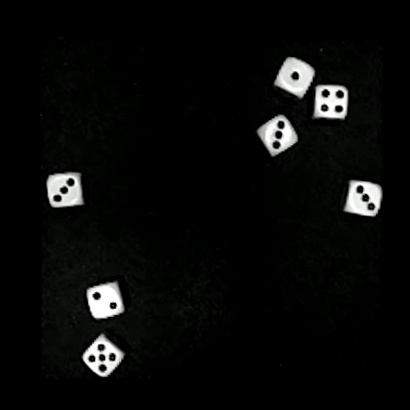
#> input picture test_images/Dice (5).jpg, 410 x 410 px, found by its file name
$ jupyter execute --allow-errors 'Dice Counter using Canny.ipynb'
#> lines starting #> are read from the running program, lines starting #| are printed output that depends on the picture; after the words box and inside, x2 and y2 are one past the last pixel; in counts of white or black regions, pixels touching at a corner belong together
[cell 1]
import numpy as np
import numpy.ma as ma
import matplotlib.pyplot as plt
import cv2 as cv
import random as rng
from math import ceil

print(cv.__version__)

# Functions used

[cell 2]
def findDice(image, show_figures=False):
    # Description: Find the dice in the image and return their bounding boxes.
    # Input: image - the image to process
    # Output: dice_rects - a list of bounding boxes for the dice found in the image.

    img_orig = image.copy() # Create a copy of the original image

    # Grayscale the image
    img_gray = cv.cvtColor(img_orig, cv.COLOR_BGR2GRAY)
    # Blurring the image
    img_blur = cv.blur(img_gray, (3,3))
    # Detect edges using Canny
    threshold = 200 # Threshold for Canny edge detection
    canny_output = cv.Canny(img_blur, threshold, threshold * 2)
    # Find Contours
    contours, hierarchy = cv.findContours(canny_output, cv.RETR_TREE, cv.CHAIN_APPROX_SIMPLE)
    # Draw Contours
    img_contours = image.copy()# np.zeros(img_orig.shape, np.uint8)

    dice_rects = [] # List to hold the bounding boxes of the dice found
    for contour in contours:
        # Approximate the contour to a polygon, this reduces the number of points in the contour
        # and makes it easier to fit a bounding rectangle.
        epsilon = 0.01*cv.arcLength(contour, True)
        approx_poly = cv.approxPolyDP(contour, epsilon, True)
        # Fitting/Bounding Rectangle
        rect = cv.minAreaRect(approx_poly)
        box = cv.boxPoints(rect)
        box = np.astype(box, int)
        # Box Area and Perimeter
        box_area = cv.contourArea(box)
        # Filter box by area add to dice_rects then draw the boxes
        if (box_area > 800 and box_area < 1500):
            dice_rects.append(np.astype(box, int))
            color = (rng.randint(0,256), rng.randint(0,256), rng.randint(0,256))
            cv.drawContours(img_contours, [box], 0, color, 3, cv.LINE_8, hierarchy, 0)

    return dice_rects

# [141 lines left out: functions remove_similar_rects, remove_similar_circs, crop_box, find_dots, showImg, draw_rectangles, not called in this run]

def count_dice(image, show_figure = False):
    img = cv.cvtColor(image.copy(), cv.COLOR_RGB2BGR)
    img_scale = image.shape[0] / 2048

    box_coords = findDice(img, show_figures=True)

    dice_coords = remove_similar_rects(box_coords)
    img_dice = draw_rectangles(img, dice_coords, color=(255,0,0))
    num_of_dice = len(dice_coords)

    dots_found = []
    for die_coords in dice_coords:
        die = crop_box(img, die_coords)

        dots_coords = find_dots(die, show_figures=False)
        dots_coords = remove_similar_circs(dots_coords)

        num_of_dots = len(dots_coords)
        dots_found.append(num_of_dots)

        if show_figure:
            cv.putText(img_dice, f'{num_of_dots}', die_coords[1], cv.FONT_HERSHEY_SIMPLEX, round(3*img_scale), (0,0,0), round(15*img_scale), cv.LINE_AA)
            cv.putText(img_dice, f'{num_of_dots}', die_coords[1], cv.FONT_HERSHEY_SIMPLEX, round(3*img_scale), (255,255,0), round(3*img_scale), cv.LINE_AA)

    if show_figure:
        cv.putText(img_dice, f'Dice:{num_of_dice}', (0,image.shape[1]), cv.FONT_HERSHEY_SIMPLEX, round(3*img_scale), (0,0,0), round(15*img_scale), cv.LINE_AA)
        cv.putText(img_dice, f'Dice:{num_of_dice}', (0,image.shape[1]), cv.FONT_HERSHEY_SIMPLEX, round(3*img_scale), (255,255,0), round(3*img_scale), cv.LINE_AA)
        showImg(img_dice)

    if dots_found == []:
        print('empty')
    return dots_found

# Result on a sample image

[cell 3]
image = cv.imread(f'photos/test-images/dice (5).jpg')
#> image is the input picture: shape (410, 410, 3); mean B, G, R 9.6, 10.7, 10

plt.imshow(image)
plt.title('Original Image')
plt.axis('off')
plt.show()

#> (the rest of this cell did not finish here and is left out)

#> in findDice, `canny_output = cv.Canny(img_blur, threshold, threshold * 2)`:
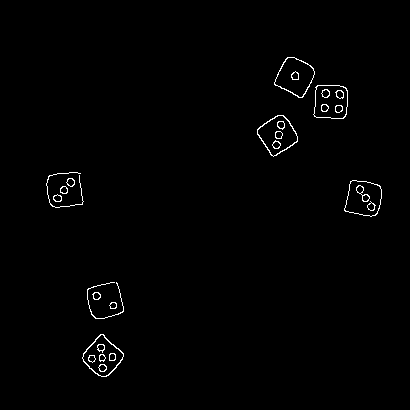
#> canny_output: shape (410, 410); 0.92% white in thin lines or dots, all inside (x1, y1, x2, y2) = (46, 57, 382, 377)
#> in findDice, `contours, hierarchy = cv.findContours(canny_output, cv.RETR_TREE, cv.C..`: contours = 53 contours, 2 with area under 20; largest, box (x1, y1, x2, y2) and area: (82, 334, 124, 377) 1062, (274, 57, 315, 98) 1054, (257, 115, 298, 157) 1045, (344, 180, 382, 217) 1042, (344, 180, 382, 217) 1034
#> the loop in findDice, `for contour in contours:` made 1 pass
#> (epsilon, rect) on pass 1: (1.27, ((102, 356.4), (33.78, 33.78), -46.47))
#> after the loop in findDice, `for contour in contours:`: dice_rects = []
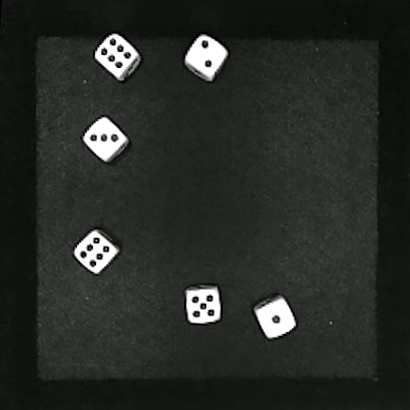
#> input picture test-images/Dice (1).jpg, 410 x 410 px, found by its file name
#> further down, img is the input picture: shape (410, 410, 3); mean B, G, R 40.5, 43.4, 41.5

# Creating the distributions and histogram

[cell 4]
data = []
#> (the rest of this cell did not finish here and is left out)

#> call 2 of findDice, with show_figures = True
#> in findDice (call 2), `canny_output = cv.Canny(img_blur, threshold, threshold * 2)`:
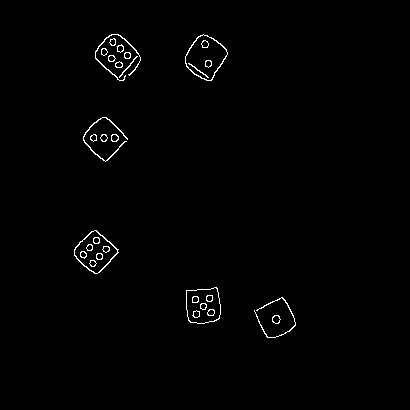
#> canny_output: shape (410, 410); 0.94% white in thin lines or dots, all inside (x1, y1, x2, y2) = (74, 34, 296, 338)
#> in findDice (call 2), `contours, hierarchy = cv.findContours(canny_output, cv.RETR_TREE, cv.C..`: contours = 57 contours, 2 with area under 20; largest, box (x1, y1, x2, y2) and area: (185, 34, 228, 81) 1276, (185, 34, 228, 81) 1220, (74, 230, 119, 274) 1144, (74, 230, 118, 274) 1072, (186, 287, 221, 324) 1058
#> the loop in findDice (call 2), `for contour in contours:` made 1 pass
#> (epsilon, rect, box) on pass 1: (0.273, ((276, 319), (8, 8), -90), [[280, 323], [272, 323], [272, 315], [280, 315]])

[cell 5]
# Classify the number of dots found on each die and count the errors
classified = 0
for i in range(1,7):
    count = data.count(i)
    classified += count
    print(f'Number {i} Die Count: {count}')
error = len(data)-classified

# Print the classification error and the total number of dice found
print(f'Classification Error: {error}')
print('Total number of dice:', len(data))

# Plotting the histogram of the number of dots found on each die
plt.hist(data, edgecolor='black', bins=np.arange(0,10))
plt.xlabel("Dice Value")
plt.ylabel("Frequency")
plt.grid(alpha=0.3, color='black')
plt.show()
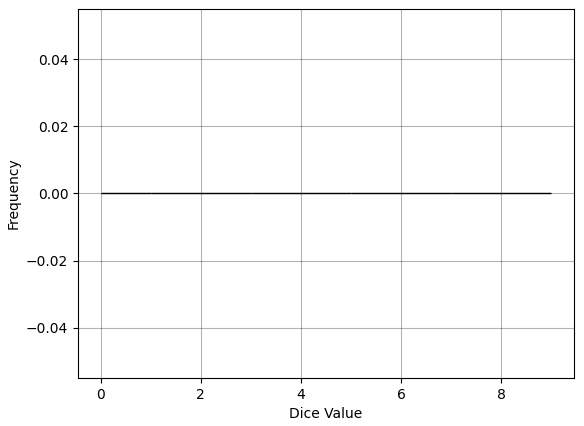
#> figure drawn by matplotlib, 1 panel

[cell 6]
# Number of dice to group together for averaging
dice_per_group = 30
# Group the data into groups of dice_per_group and calculate the average for each group
data_grouped = (np.array(data)[0:len(data)-len(data)%dice_per_group]).reshape((len(data)//dice_per_group, dice_per_group))
#> data_grouped = empty array
ave = np.array([np.mean(x) for x in data_grouped])
#> ave = empty array

# Gaussian Dist
def gauss(x, sigma, mu):
    return 1/(sigma*np.sqrt(2*np.pi)) * np.exp(-1/2 * ((x-mu)/sigma)**2)

# Calculate the Gaussian fit for the average values
#> (the rest of this cell did not finish here and is left out)
